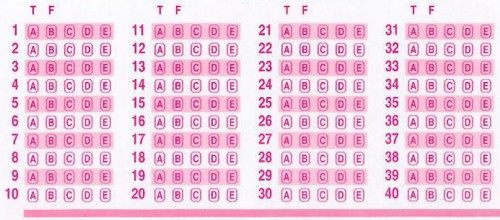
#> input picture img_data/oms1.jpg, 500 x 220 px
$ python -i imgproc_funcfile.py   (imports and definitions only)   (Python 2 division)   (older library calls are emulated)
#> lines starting #> are read from the running program, lines starting #| are printed output that depends on the picture
#> further down, picture is the input picture: shape (220, 500, 3); mean B, G, R 224.1, 203.8, 239.6
import cv2
import numpy as np

def outlining(img):
    #kernel size
    kernel_size=3
    #-------------------------------------------------
    #bilateral filter, sharpen, thresh image
    biblur=cv2.bilateralFilter(img,20,175,175)
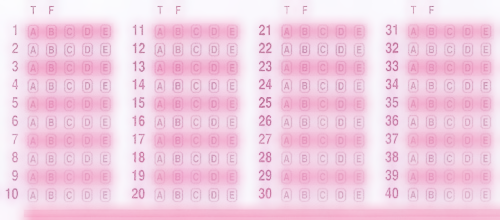
#> biblur: shape (220, 500, 3); mean B, G, R 226.3, 206.5, 241.3
    sharp=cv2.addWeighted(img,1.55,biblur,-0.5,0)
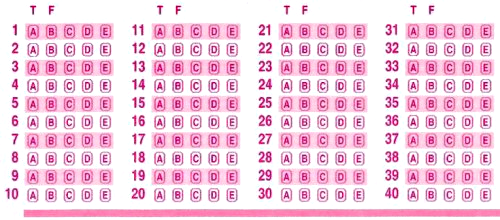
#> sharp: shape (220, 500, 3); mean B, G, R 227.5, 208.7, 243.2
#> (the run stopped early here; a loop or call above may not have finished)

$ run again, on img_data/oms2.jpg
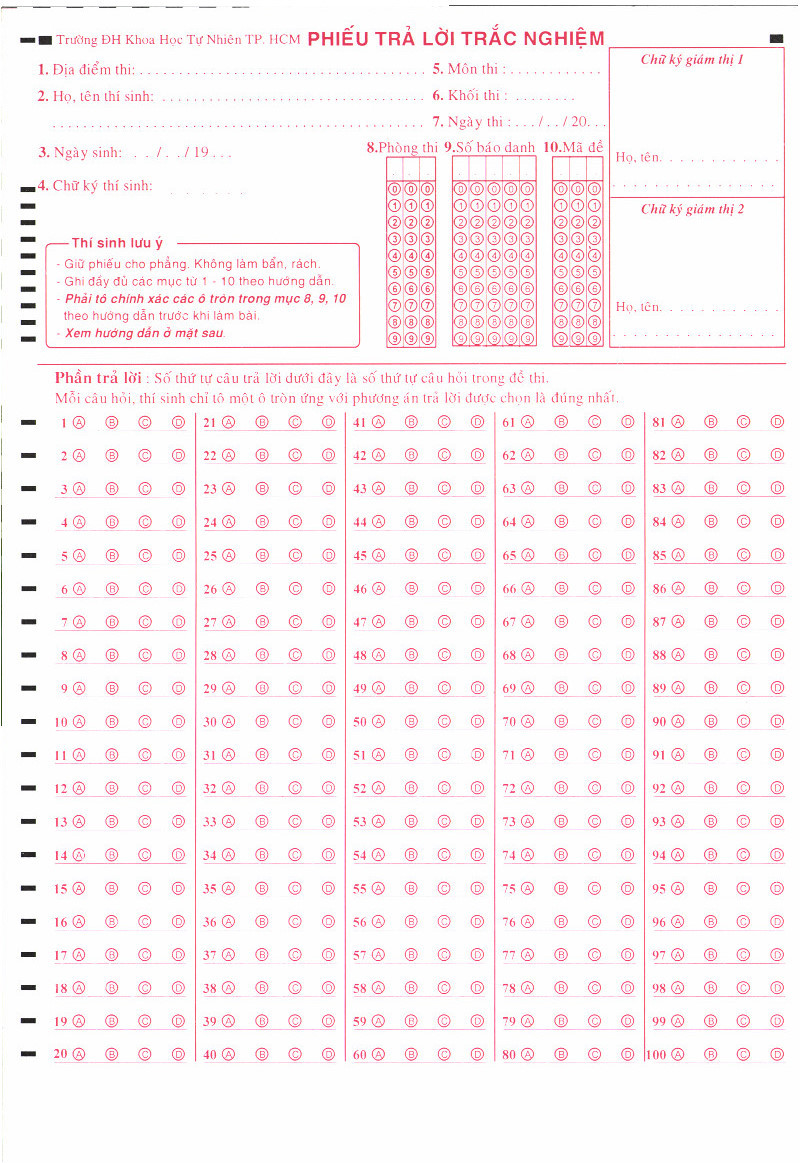
#> input picture img_data/oms2.jpg, 801 x 1163 px
#> picture is the input picture: shape (1163, 801, 3); mean B, G, R 244.7, 242.7, 250.8
#> in outlining, `biblur=cv2.bilateralFilter(img,20,175,175)`:
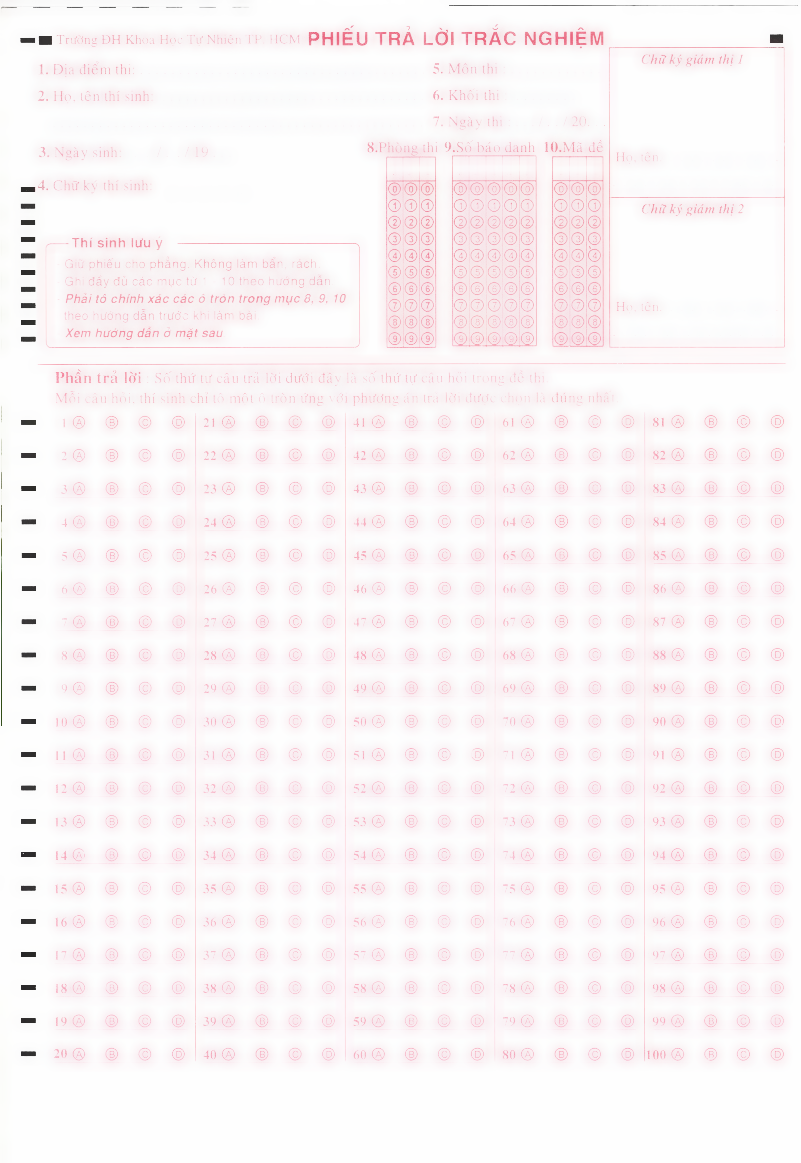
#> biblur: shape (1163, 801, 3); mean B, G, R 246.8, 245.3, 251.1

$ run again, on img_data/oms3.jpg
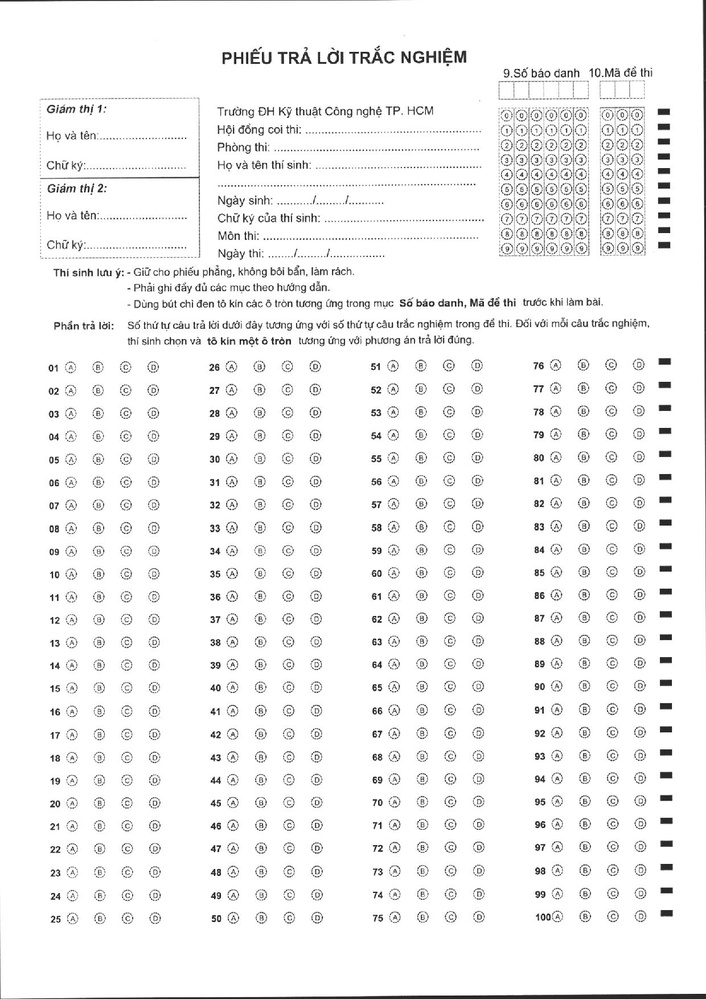
#> input picture img_data/oms3.jpg, 706 x 999 px, shrunk from 1240 x 1753 before the run
#> picture is the input picture: shape (999, 706, 3); min 0, max 255, mean 243.1
#> in outlining, `biblur=cv2.bilateralFilter(img,20,175,175)`:
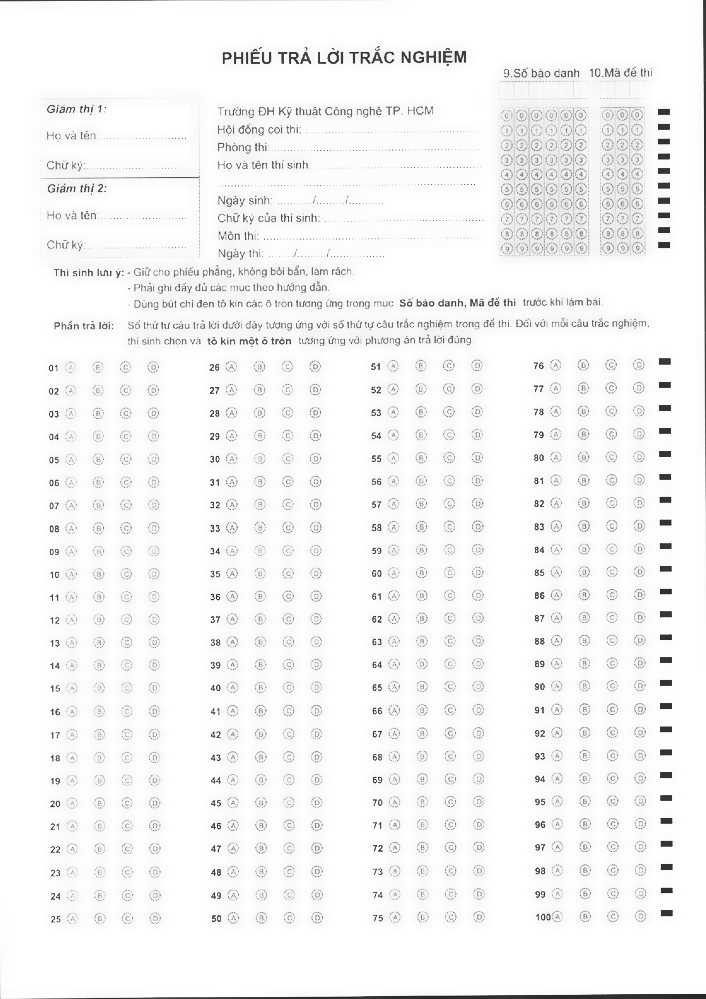
#> biblur: shape (999, 706, 3); min 35, max 255, mean 245.4
